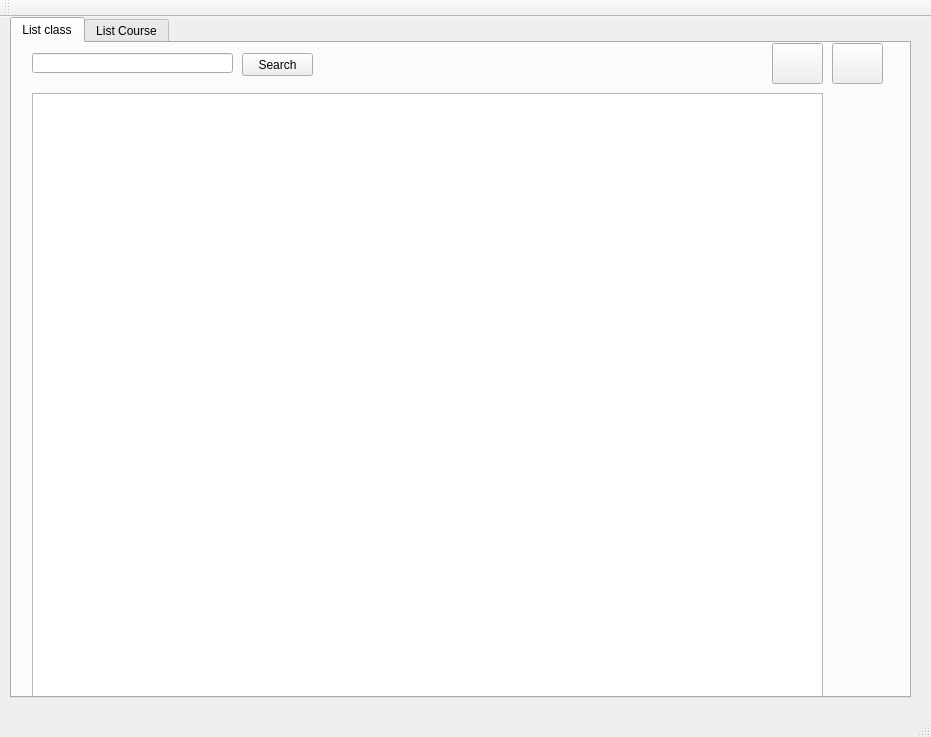
<?xml version="1.0" encoding="UTF-8"?>
<ui version="4.0">
 <class>myclassClass</class>
 <widget class="QMainWindow" name="myclassClass">
  <property name="geometry">
   <rect>
    <x>0</x>
    <y>0</y>
    <width>931</width>
    <height>737</height>
   </rect>
  </property>
  <property name="minimumSize">
   <size>
    <width>931</width>
    <height>737</height>
   </size>
  </property>
  <property name="maximumSize">
   <size>
    <width>931</width>
    <height>737</height>
   </size>
  </property>
  <property name="windowTitle">
   <string>ECL</string>
  </property>
  <property name="windowIcon">
   <iconset>
    <normaloff>../../../../../Dropbox/Eezy - Member/Eezy document/Design/website/Eezy - empty.png</normaloff>../../../../../Dropbox/Eezy - Member/Eezy document/Design/website/Eezy - empty.png</iconset>
  </property>
  <widget class="QWidget" name="centralWidget">
   <widget class="QTabWidget" name="mainTab">
    <property name="geometry">
     <rect>
      <x>10</x>
      <y>0</y>
      <width>901</width>
      <height>681</height>
     </rect>
    </property>
    <property name="toolTip">
     <string/>
    </property>
    <property name="currentIndex">
     <number>0</number>
    </property>
    <widget class="QWidget" name="listClassTab">
     <attribute name="title">
      <string>List class</string>
     </attribute>
     <widget class="QPushButton" name="searchClassButton">
      <property name="geometry">
       <rect>
        <x>230</x>
        <y>10</y>
        <width>71</width>
        <height>23</height>
       </rect>
      </property>
      <property name="text">
       <string>Search</string>
      </property>
     </widget>
     <widget class="QLineEdit" name="searchClassLineEdit">
      <property name="geometry">
       <rect>
        <x>20</x>
        <y>10</y>
        <width>201</width>
        <height>20</height>
       </rect>
      </property>
     </widget>
     <widget class="QTableView" name="listClassTable">
      <property name="geometry">
       <rect>
        <x>20</x>
        <y>50</y>
        <width>791</width>
        <height>611</height>
       </rect>
      </property>
     </widget>
     <widget class="QPushButton" name="refreshClassButton">
      <property name="geometry">
       <rect>
        <x>760</x>
        <y>0</y>
        <width>51</width>
        <height>41</height>
       </rect>
      </property>
      <property name="text">
       <string/>
      </property>
      <property name="icon">
       <iconset resource="myclass.qrc">
        <normaloff>:/myclass/Resources/refresh_icon.png</normaloff>:/myclass/Resources/refresh_icon.png</iconset>
      </property>
      <property name="iconSize">
       <size>
        <width>35</width>
        <height>35</height>
       </size>
      </property>
     </widget>
     <widget class="QPushButton" name="addMoreClassButton">
      <property name="geometry">
       <rect>
        <x>820</x>
        <y>0</y>
        <width>51</width>
        <height>41</height>
       </rect>
      </property>
      <property name="icon">
       <iconset resource="myclass.qrc">
        <normaloff>:/myclass/Resources/addIcon.jpg</normaloff>:/myclass/Resources/addIcon.jpg</iconset>
      </property>
      <property name="iconSize">
       <size>
        <width>32</width>
        <height>32</height>
       </size>
      </property>
     </widget>
    </widget>
    <widget class="QWidget" name="listCourseTab">
     <attribute name="title">
      <string>List Course</string>
     </attribute>
     <widget class="QTableView" name="listCourseTable">
      <property name="geometry">
       <rect>
        <x>20</x>
        <y>50</y>
        <width>791</width>
        <height>611</height>
       </rect>
      </property>
     </widget>
     <widget class="QLineEdit" name="searchCourseLineEdit">
      <property name="geometry">
       <rect>
        <x>20</x>
        <y>10</y>
        <width>201</width>
        <height>21</height>
       </rect>
      </property>
     </widget>
     <widget class="QPushButton" name="searchCourseButton">
      <property name="geometry">
       <rect>
        <x>230</x>
        <y>10</y>
        <width>75</width>
        <height>23</height>
       </rect>
      </property>
      <property name="text">
       <string>Search</string>
      </property>
     </widget>
     <widget class="QPushButton" name="refreshCourseButton">
      <property name="geometry">
       <rect>
        <x>760</x>
        <y>0</y>
        <width>51</width>
        <height>41</height>
       </rect>
      </property>
      <property name="text">
       <string/>
      </property>
      <property name="icon">
       <iconset resource="myclass.qrc">
        <normaloff>:/myclass/Resources/refresh_icon.png</normaloff>:/myclass/Resources/refresh_icon.png</iconset>
      </property>
      <property name="iconSize">
       <size>
        <width>35</width>
        <height>35</height>
       </size>
      </property>
     </widget>
     <widget class="QPushButton" name="addMoreCourseButton">
      <property name="geometry">
       <rect>
        <x>820</x>
        <y>0</y>
        <width>51</width>
        <height>41</height>
       </rect>
      </property>
      <property name="icon">
       <iconset resource="myclass.qrc">
        <normaloff>:/myclass/Resources/addIcon.jpg</normaloff>:/myclass/Resources/addIcon.jpg</iconset>
      </property>
      <property name="iconSize">
       <size>
        <width>32</width>
        <height>32</height>
       </size>
      </property>
     </widget>
    </widget>
   </widget>
  </widget>
  <widget class="QMenuBar" name="menuBar">
   <property name="geometry">
    <rect>
     <x>0</x>
     <y>0</y>
     <width>931</width>
     <height>21</height>
    </rect>
   </property>
  </widget>
  <widget class="QToolBar" name="mainToolBar">
   <attribute name="toolBarArea">
    <enum>TopToolBarArea</enum>
   </attribute>
   <attribute name="toolBarBreak">
    <bool>false</bool>
   </attribute>
  </widget>
  <widget class="QStatusBar" name="statusBar"/>
 </widget>
 <layoutdefault spacing="6" margin="11"/>
 <tabstops>
  <tabstop>searchClassLineEdit</tabstop>
  <tabstop>searchClassButton</tabstop>
  <tabstop>mainTab</tabstop>
  <tabstop>listClassTable</tabstop>
  <tabstop>refreshClassButton</tabstop>
  <tabstop>addMoreClassButton</tabstop>
  <tabstop>searchCourseLineEdit</tabstop>
  <tabstop>listCourseTable</tabstop>
  <tabstop>searchCourseButton</tabstop>
  <tabstop>refreshCourseButton</tabstop>
  <tabstop>addMoreCourseButton</tabstop>
 </tabstops>
 <resources>
  <include location="myclass.qrc"/>
  <include location="../../../../../Desktop/myclass/myclass/myclass.qrc"/>
 </resources>
 <connections>
  <connection>
   <sender>mainTab</sender>
   <signal>currentChanged(int)</signal>
   <receiver>myclassClass</receiver>
   <slot>tabChangeAction(int)</slot>
   <hints>
    <hint type="sourcelabel">
     <x>47</x>
     <y>43</y>
    </hint>
    <hint type="destinationlabel">
     <x>384</x>
     <y>770</y>
    </hint>
   </hints>
  </connection>
 </connections>
 <slots>
  <slot>tabChangeAction(int)</slot>
 </slots>
</ui>
